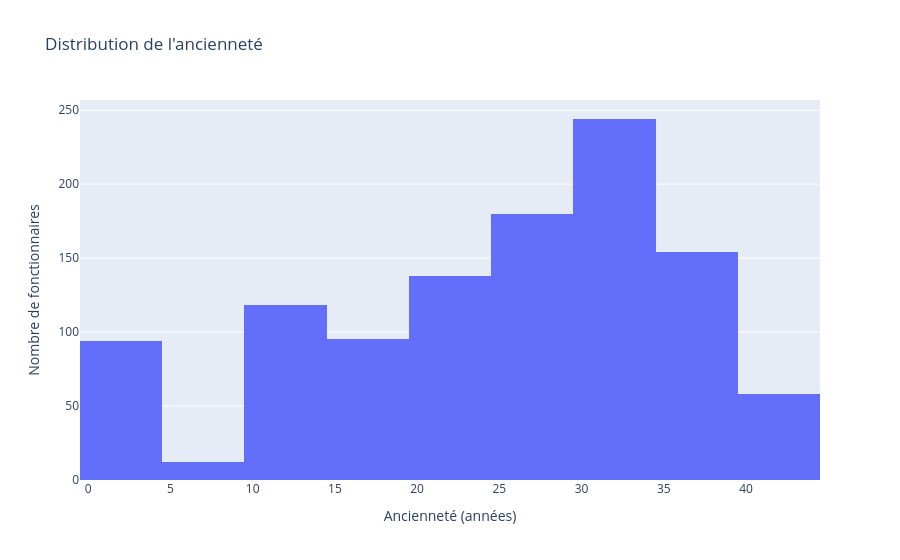

Source (notebook cell):
### Markdown cell above
## Distribution de l'ancienneté

### Code cell
fig = create_seniority_histogram(df)

fig.show()

### Figure 1 — Plotly figure (JSON) as saved in the notebook; plotly's stock layout.template omitted (floating-point values rounded to 4 significant figures; data arrays with more than 128 entries replaced by an {"elided": "..."} marker saying what was removed)
{"data": [{"bingroup": "x", "hovertemplate": "Ancienneté=%{x}<br>count=%{y}<extra></extra>", "legendgroup": "", "marker": {"color": "#636efa", "pattern": {"shape": ""}}, "name": "", "nbinsx": 15, "orientation": "v", "showlegend": false, "type": "histogram", "x": {"elided": "1093 int values"}, "xaxis": "x", "yaxis": "y"}], "layout": {"barmode": "relative", "legend": {"tracegroupgap": 0}, "title": {"text": "Distribution de l'ancienneté"}, "xaxis": {"anchor": "y", "domain": [0, 1], "title": {"text": "Ancienneté (années)"}}, "yaxis": {"anchor": "x", "domain": [0, 1], "title": {"text": "Nombre de fonctionnaires"}}}}
